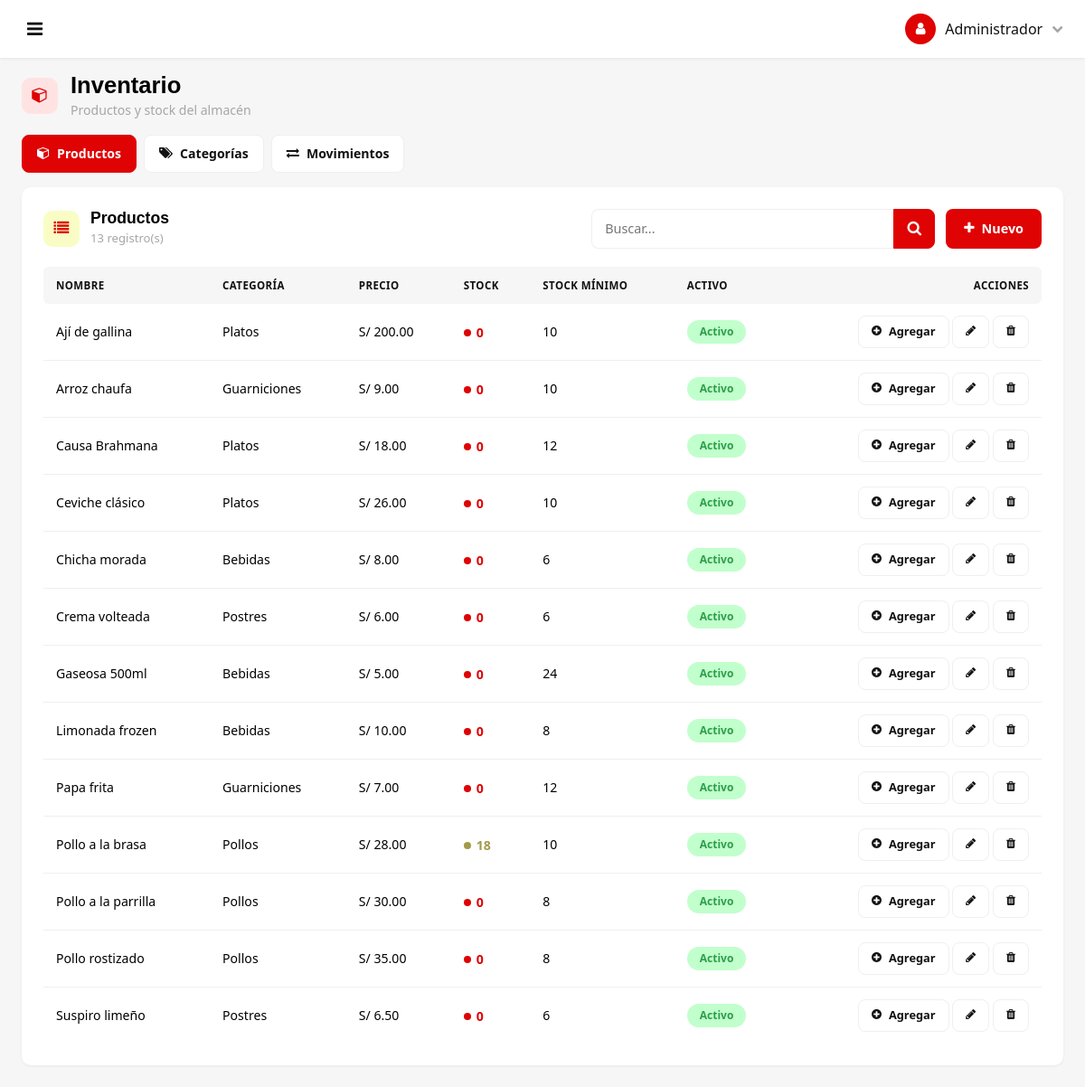
The app's page /?page=inventario (signed in) with its own data.
### tables this page shows
CREATE TABLE productos (
  id int(11) NOT NULL AUTO_INCREMENT,
  categoria_id int(11) NOT NULL,
  nombre varchar(150) NOT NULL,
  descripcion varchar(255) DEFAULT NULL,
  precio decimal(10,2) NOT NULL DEFAULT 0.00,
  stock int(11) NOT NULL DEFAULT 0,
  stock_minimo int(11) NOT NULL DEFAULT 0,
  agotado tinyint(1) NOT NULL DEFAULT 0,
  estado tinyint(1) NOT NULL DEFAULT 1,
  fecha_creacion datetime NOT NULL DEFAULT current_timestamp(),
  fecha_actualizacion datetime NOT NULL DEFAULT current_timestamp() ON UPDATE current_timestamp(),
  PRIMARY KEY (id),
  KEY fk_productos_categoria (categoria_id),
  KEY idx_productos_agotado (agotado),
  CONSTRAINT fk_productos_categoria FOREIGN KEY (categoria_id) REFERENCES categorias (id)
);

CREATE TABLE categorias (
  id int(11) NOT NULL AUTO_INCREMENT,
  nombre varchar(100) NOT NULL,
  descripcion varchar(255) DEFAULT NULL,
  estado tinyint(1) NOT NULL DEFAULT 1,
  PRIMARY KEY (id),
  UNIQUE KEY nombre (nombre)
);

### models/Gestion.php (called while the page is built, shortened)
<?php
require_once __DIR__ . '/../config/database.php';
class Gestion
{
    private PDO $conexion;
    public function __construct()
    {
        $this->conexion = conexionDB();
    }
    public static function recurso(string $nombre): ?array
    {
        $recursos = self::recursos();
        return $recursos[$nombre] ?? null;
    }
    public static function permisos(string $nombre): array
    {
        return self::mapaPermisos()[$nombre] ?? [];
    }
    private static function mapaPermisos(): array
    {
        return [
            'productos'             => ['ver' => 'inventario',    'editar' => 'inventario_editar'],
            'categorias'            => ['ver' => 'inventario',    'editar' => 'inventario_editar'],
            'empleados'             => ['ver' => 'personal',      'editar' => 'personal'],
            'usuarios'              => ['ver' => 'configuracion', 'editar' => 'configuracion'],
            'servicios'             => ['ver' => 'servicios',     'editar' => 'servicios'],
            'ingresos'              => ['ver' => 'finanzas',      'editar' => 'finanzas'],
            'compras'               => ['ver' => 'finanzas',      'editar' => 'finanzas'],
            'configuracion_negocio' => ['ver' => 'configuracion', 'editar' => 'configuracion']
        ];
    }
    public static function puede(string $nombre, string $accion = 'ver'): bool
    {
        $reglas = self::permisos($nombre);
        return \Permiso::puede($reglas[$accion] ?? $reglas['ver']);
    }
    public function listar(string $recurso, string $buscar = ''): array
    {
        $def = self::recurso($recurso);
        $tabla = $def['tabla'];
        $alias = $this->alias($tabla);
        $join  = $def['join'] ?? '';
        $columnas = ($def['listado'] ?? '*') === '*' ? "$alias.*" : $def['listado'];
        $sql = "SELECT $columnas FROM $tabla $alias $join";
        $parametros = [];
        $sql .= ' ORDER BY ' . $this->ajustarOrden($def['orden'], $alias) . ' LIMIT 300';
        $stmt = $this->conexion->prepare($sql);
        $stmt->execute($parametros);
        return $stmt->fetchAll();
    }
    private function alias(string $tabla): string
    {
        return substr($tabla, 0, 1);
    }
    private function ajustarOrden(string $orden, string $alias): string
    {
        $orden = trim($orden);
        return preg_replace('/^([a-z])\./', '$1.', $orden);
    }
}

### config/database.php (called while the page is built, shortened)
<?php
function conexionDB(): PDO
{
    static $conexion = null;
    if ($conexion instanceof PDO) {
        return $conexion;
    }
    $servidor = 'localhost';
    $baseDatos = 'polleria';
    $usuarioDB = 'root';
    $claveDB   = '';
    try {
        $conexion = new PDO(
            "mysql:host=$servidor;dbname=$baseDatos;charset=utf8mb4",
            $usuarioDB,
            $claveDB
        );
        $conexion->setAttribute(PDO::ATTR_ERRMODE, PDO::ERRMODE_EXCEPTION);
        $conexion->setAttribute(PDO::ATTR_DEFAULT_FETCH_MODE, PDO::FETCH_ASSOC);
        $conexion->exec("SET NAMES utf8mb4");
    } catch (PDOException $e) {
        die("Error de conexi&oacute;n: " . $e->getMessage());
    }
    return $conexion;
}

### config/paginacion.php (called while the page is built, shortened)
<?php
function paginaActual(int $porPagina = 25): int
{
    $pagina = (int) ($_GET['p'] ?? 1);
    return max(1, $pagina);
}
function paginar(array $filas, int $porPagina = 25): array
{
    $porPagina = max(1, $porPagina);
    $total     = count($filas);
    if ($total === 0) {
        return [
            'filas'        => [],
            'pagina'       => 1,
            'totalPaginas' => 1,
            'total'        => 0,
            'desde'        => 0,
            'hasta'        => 0,
        ];
    }
    $totalPaginas = (int) ceil($total / $porPagina);
    $pagina = min(paginaActual($porPagina), $totalPaginas);
    $pagina = max(1, $pagina);
    $desde = ($pagina - 1) * $porPagina;
    return [
        'filas'        => array_slice($filas, $desde, $porPagina),
        'pagina'       => $pagina,
        'totalPaginas' => $totalPaginas,
        'total'        => $total,
        'desde'        => $desde + 1,
        'hasta'        => min($desde + $porPagina, $total),
    ];
}
    ?>

### models/Permiso.php (called while the page is built, shortened)
<?php
require_once __DIR__ . '/../config/database.php';
class Permiso
{
    private static ?array $cache = null;
    public static function delSesion(): array
    {
        if (self::$cache !== null) {
            return self::$cache;
        }
        $rolId = (int) ($_SESSION['rol_id'] ?? 0);
        try {
            $db = conexionDB();
            $stmt = $db->prepare(
                "SELECT p.nombre
                 FROM rol_permiso rp
                 INNER JOIN permisos p ON p.id = rp.permiso_id
                 WHERE rp.rol_id = :rol"
            );
            $stmt->execute([':rol' => $rolId]);
            $permisos = $stmt->fetchAll(PDO::FETCH_COLUMN);
        } catch (PDOException $e) {
            $permisos = [];
        }
        return self::$cache = $permisos;
    }
    public static function puede(string $permiso): bool
    {
        $permisos = self::delSesion();
        return in_array('*', $permisos, true) || in_array($permiso, $permisos, true);
    }
}

### config/estados.php (called while the page is built, shortened)
<?php
function estadosStock(): array
{
    return [
        'alto'    => ['etiqueta' => 'Stock suficiente', 'pildora' => 'lg-pill--verde', 'color' => 'lg-stock--alto'],
        'medio'   => ['etiqueta' => 'Stock medio',      'pildora' => 'lg-pill--ambar', 'color' => 'lg-stock--medio'],
        'bajo'    => ['etiqueta' => 'Stock bajo',       'pildora' => 'lg-pill--rojo',  'color' => 'lg-stock--bajo'],
        'agotado' => ['etiqueta' => 'Agotado',          'pildora' => 'lg-pill--rojo',  'color' => 'lg-stock--agotado']
    ];
}
function claseStock(int $cantidad): string
{
    $estados = estadosStock();
    $nivel   = nivelStock($cantidad);
    return $estados[$nivel]['color'] ?? 'lg-stock--medio';
}
function nivelStock(int $cantidad): string
{
    if ($cantidad < STOCK_ROJO) {
        return 'agotado';
    }
    return $cantidad > STOCK_VERDE ? 'alto' : 'medio';
}
function unidades($cantidad): string
{
    return number_format((int) $cantidad, 0, '.', ',');
}
function soles(float $monto): string
{
    return 'S/ ' . number_format($monto, 2);
}

### views/admin/gestion.php (the view, shortened to what this page needs)
<?php
$gestion = new Gestion();
$def     = Gestion::recurso($recurso);
$buscar = $_GET['buscar'] ?? '';
$todas  = $gestion->listar($recurso, $buscar);
$columnas = array_keys($todas ? $todas[0] : array_fill_keys(['id'], 1));
$paginacion = paginar($todas, 20);
$filas = $paginacion['filas'];
$pestanaActual = $pestanaActual ?? $recurso;
$etiquetasColumnas = [];
foreach ($def['campos'] as $campo => $regla) {
    $etiquetasColumnas[$campo] = $regla['etiqueta'] ?? ucfirst(str_replace('_', ' ', $campo));
    if (!empty($regla['soloNuevo'])) {
        $etiquetasColumnas[$campo] = ucfirst(str_replace('_', ' ', $campo));
    }
}
$etiquetaRelacion = $etiquetasColumnas['relacion'] ?? 'Relación';
foreach ($def['campos'] as $campo => $regla) {
    if (($regla['tipo'] ?? '') === 'relacion') {
        $etiquetaRelacion = $regla['etiqueta'];
        break;
    }
}
?>
<?php if (!empty($recursosExtra)): ?>
    <div class="lg-segmentos mb-3">
        <?php foreach ($recursosExtra as $extra): ?>
            <a href="<?= BASE_URL ?>?page=<?= htmlspecialchars($extra['pagina']) ?>"
               class="lg-segmento<?= ($extra['clave'] ?? $extra['recurso']) === $pestanaActual ? ' is-activo' : '' ?>">
                <i class="fa <?= htmlspecialchars($extra['icono']) ?>"></i> <?= htmlspecialchars($extra['titulo']) ?>
            </a>
        <?php endforeach; ?>
    </div>
<?php endif; ?>
<div class="lg-card">
    <div class="lg-card-head flex-wrap">
        <span class="lg-card-icon"><i class="fa fa-list"></i></span>
        <div class="flex-grow-1">
            <?php
    $tituloPlural = $def['tituloPlural'] ?? ($def['titulo'] . 's');
    ?>
                <h2 class="lg-card-title"><?= htmlspecialchars($tituloPlural) ?></h2>
            <p class="lg-card-subtitle"><?= count($filas) ?> registro(s)</p>
        </div>
        <?php
        $busquedaViva = in_array($recurso, [
            'empleados',
            'productos', 'categorias',
            'compras', 'ingresos',
            'servicios',
            'usuarios', 'configuracion_negocio',
        ], true);
        $urlBusqueda = url($_GET['page'] ?? '');
        ?>
        <?php if ($busquedaViva): ?>
            <form method="GET" action="<?= BASE_URL ?>" class="input-group"
                  data-buscar-url="<?= htmlspecialchars($urlBusqueda) ?>">
                <input type="search" name="buscar" class="lg-input"
                       value="<?= htmlspecialchars($buscar) ?>" placeholder="Buscar..." aria-label="Buscar">
                <button type="submit" class="input-group-btn" aria-label="Buscar">
                    <i class="fa fa-search"></i>
                </button>
            </form>
        <?php endif; ?>
        <?php if (Gestion::puede($recurso, 'editar')): ?>
            <button type="button" class="lg-btn lg-btn--primary js-nuevo"
                    data-recurso="<?= htmlspecialchars($recurso) ?>"
                    data-campos="<?= htmlspecialchars(json_encode($def['campos'] + (isset($def['calculoTotal']) ? ['_calculo' => $def['calculoTotal']] : []), JSON_UNESCAPED_UNICODE)) ?>">
                <i class="fa fa-plus"></i> Nuevo
            </button>
        <?php endif; ?>
    </div>
    <?php if (!$filas): ?>
        <div class="lg-empty">
            <i class="fa fa-inbox"></i>
            <p class="mb-0">No hay registros todavía.</p>
        </div>
    <?php else: ?>
        <?php $puedeEditar = Gestion::puede($recurso, 'editar'); ?>
        <div class="table-responsive">
            <table class="lg-table">
                <thead>
                    <tr>
                        <?php foreach ($columnas as $col): ?>
                            <?php if ($col === 'id') { continue; } ?>
                            <th><?= htmlspecialchars(
                                $col === 'relacion'
                                    ? $etiquetaRelacion
                                    : ($etiquetasColumnas[$col] ?? ucfirst(str_replace('_', ' ', $col)))
                            ) ?></th>
                        <?php endforeach; ?>
                        <?php if ($puedeEditar): ?>
                            <th style="text-align:right;">Acciones</th>
                        <?php endif; ?>
                    </tr>
                </thead>
                <tbody>
                    <?php foreach ($filas as $fila): ?>
                        <tr>
                            <?php foreach ($columnas as $col): ?>
                                <?php if ($col === 'id') { continue; } ?>
                                <td><?= GestionControllerHelper::texto($col, $fila[$col] ?? '', $fila, $def['campos']) ?></td>
                            <?php endforeach; ?>
                            <td style="text-align:right;white-space:nowrap;">
                                <?php if ($recurso === 'productos'): ?>
                                    <button type="button" class="lg-btn lg-btn--sm lg-btn--ghost js-ajustar-stock"
                                            data-id="<?= (int) ($fila['id'] ?? 0) ?>"
                                            data-producto="<?= htmlspecialchars($fila['nombre'] ?? '') ?>"
                                            data-stock="<?= (float) ($fila['stock'] ?? 0) ?>">
                                        <i class="fa fa-plus-circle"></i> Agregar
                                    </button>
                                <?php endif; ?>
                                <button type="button" class="lg-btn lg-btn--sm lg-btn--ghost js-editar"
                                        data-recurso="<?= htmlspecialchars($recurso) ?>"
                                        data-fila="<?= htmlspecialchars(json_encode($fila, JSON_UNESCAPED_UNICODE)) ?>"
                                        data-campos="<?= htmlspecialchars(json_encode($def['campos'] + (isset($def['calculoTotal']) ? ['_calculo' => $def['calculoTotal']] : []), JSON_UNESCAPED_UNICODE)) ?>">
                                    <i class="fa fa-pencil"></i>
                                </button>
                                <button type="button" class="lg-btn lg-btn--sm lg-btn--ghost js-borrar"
                                        data-recurso="<?= htmlspecialchars($recurso) ?>"
                                        data-id="<?= (int) ($fila['id'] ?? 0) ?>"
                                        data-aviso="<?= htmlspecialchars($avisoBorrado ?? '¿Eliminar este registro?') ?>">
                                    <i class="fa fa-trash"></i>
                                </button>
                            </td>
                        </tr>
                    <?php endforeach; ?>
                </tbody>
            </table>
        </div>
    <?php endif; ?>
</div>
<?php
class GestionControllerHelper
{
    public static function texto(string $columna, $valor, array $fila = [], array $reglas = []): string
    {
        if ($columna === 'estado') {
            $texto = ((int) $valor === 1) ? 'Activo' : 'Inactivo';
            return '<span class="lg-pill ' . (((int) $valor === 1) ? 'lg-pill--verde' : 'lg-pill--pizarra') . '">'
                . $texto . '</span>';
        }
        if (in_array($columna, ['precio', 'precio_unitario', 'monto', 'total', 'subtotal'], true)) {
            return '<span class="num">' . soles((float) $valor) . '</span>';
        }
        if ($columna === 'stock') {
            return '<span class="num lg-stock-tag '
                . claseStock((int) $valor) . '">'
                . unidades($valor) . '</span>';
        }
        if (in_array($columna, ['stock_minimo', 'cantidad'], true)) {
            $numero = (float) $valor;
            $texto = fmod($numero, 1.0) === 0.0
                ? number_format($numero, 0, '.', ',')
                : rtrim(rtrim(number_format($numero, 2, '.', ','), '0'), '.');
            return '<span class="num">' . $texto . '</span>';
        }
        return htmlspecialchars((string) $valor);
    }
}

### records on screen
productos: nombre "Ají de gallina", categoria.nombre "Platos", precio "S/ 200.00", stock "0", stock_minimo "10", estado "Activo"
productos: nombre "Arroz chaufa", categoria.nombre "Guarniciones", precio "S/ 9.00", stock "0", stock_minimo "10", estado "Activo"
productos: nombre "Causa Brahmana", categoria.nombre "Platos", precio "S/ 18.00", stock "0", stock_minimo "12", estado "Activo"
productos: nombre "Ceviche clásico", categoria.nombre "Platos", precio "S/ 26.00", stock "0", stock_minimo "10", estado "Activo"
productos: nombre "Chicha morada", categoria.nombre "Bebidas", precio "S/ 8.00", stock "0", stock_minimo "6", estado "Activo"
productos: nombre "Crema volteada", categoria.nombre "Postres", precio "S/ 6.00", stock "0", stock_minimo "6", estado "Activo"
productos: nombre "Gaseosa 500ml", categoria.nombre "Bebidas", precio "S/ 5.00", stock "0", stock_minimo "24", estado "Activo"
productos: nombre "Limonada frozen", categoria.nombre "Bebidas", precio "S/ 10.00", stock "0", stock_minimo "8", estado "Activo"
productos: nombre "Papa frita", categoria.nombre "Guarniciones", precio "S/ 7.00", stock "0", stock_minimo "12", estado "Activo"
productos: nombre "Pollo a la brasa", categoria.nombre "Pollos", precio "S/ 28.00", stock "18", stock_minimo "10", estado "Activo"
productos: nombre "Pollo a la parrilla", categoria.nombre "Pollos", precio "S/ 30.00", stock "0", stock_minimo "8", estado "Activo"
productos: nombre "Pollo rostizado", categoria.nombre "Pollos", precio "S/ 35.00", stock "0", stock_minimo "8", estado "Activo"
productos: nombre "Suspiro limeño", categoria.nombre "Postres", precio "S/ 6.50", stock "0", stock_minimo "6", estado "Activo"

### other values on screen
$usuarioActual['rol'] "Administrador"
$titulo "Inventario"
$subtitulo "Productos y stock del almacén"
$extra['titulo'] "Productos"
$extra['titulo'] "Categorías"
$extra['titulo'] "Movimientos"
$tituloPlural "Productos"
count($filas) "13"
